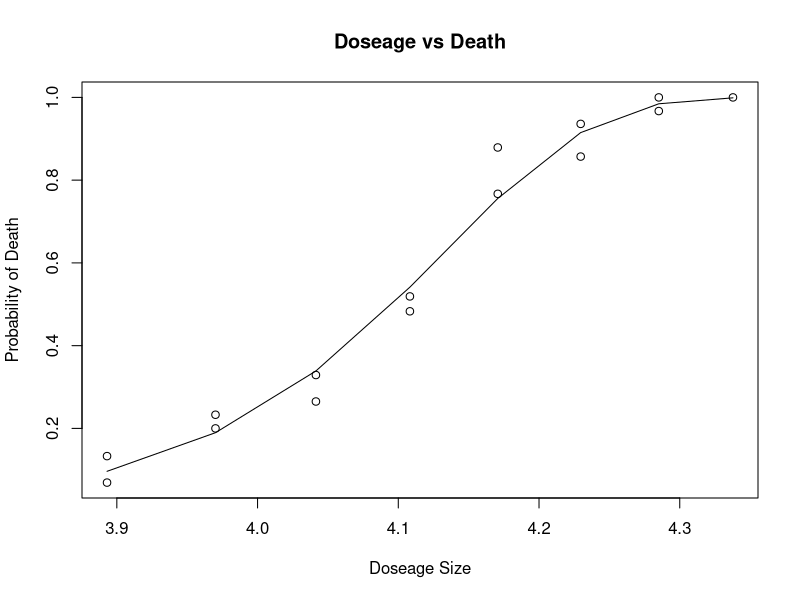
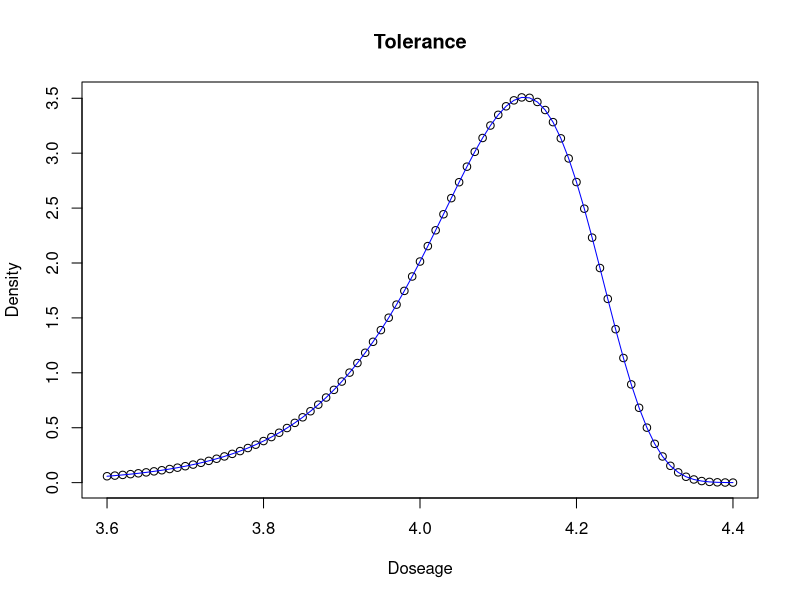
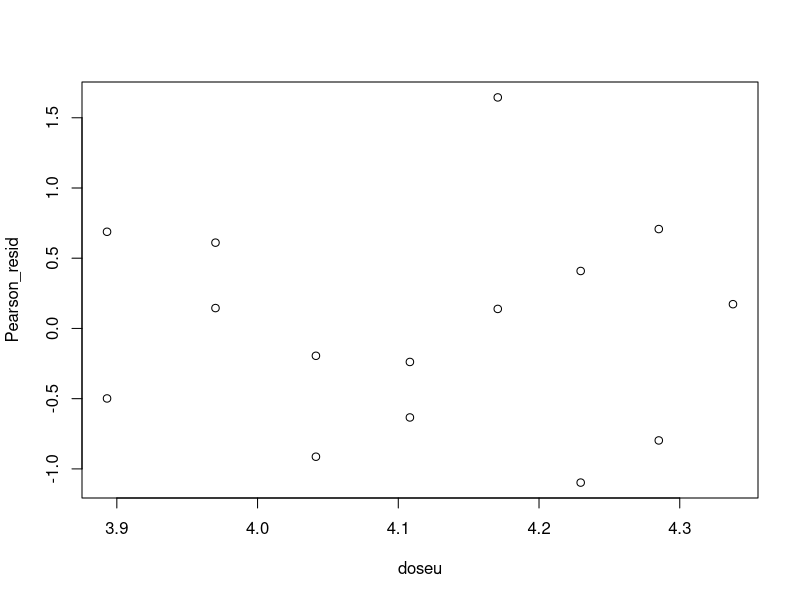

R code for these plots, in order:
## ---- chunk 1
knitr::opts_chunk$set(echo = FALSE)
## ---- chunk 2
n1 <- c(29,30,28,27,30,31,30,29)
n2 <- c(30,30,34,29,33,28,32)
d1 <- c(49.06, 52.99, 56.91, 60.84, 64.76, 68.69, 72.61, 76.54)
d2 <- c(49.06, 52.99, 56.91, 60.84, 64.76, 68.69, 72.61)
p1 <- c(6.9, 23.3, 32.9, 51.9, 76.7, 93.6, 96.7, 100)
p2 <- c(13.3, 20, 26.5, 48.3, 87.9, 85.7, 100)
dose1 <- log(d1)
dose2 <- log(d2)
data <- (data.frame(dose1,p1, n1))
         
         names(data) <- NULL
         
dit <- data.frame(dose2, p2, n2)

         names(dit) <- NULL





  b0 <- NULL
  b1 <- NULL
  lambda <- NULL
  k <- NULL
  n <- NULL
  
loglik <- function(data, par){
  b0 <- par[1]
  b1 <- par[2]
  lambda <- .00001
  x <- data[,1]
  y <- data[,2]/100
  n <- data[,3]
  k <- b0+b1*x
  mu <- 1 - 1/(1 + lambda*exp(k))^(1/lambda)
  j <- -(n*(y * log(mu/(1-mu)) + log(1-mu)) + log(choose(n,round(y*n))))
  return(sum(j))
}
clogmod1 <- optim(c(0,0), loglik, data = data, hessian = F)


clogmod2 <- optim(c(0,0), loglik, data = dit, hessian = F)




loglik <- function(data, par){
  b0 <- par[1]
  b1 <- par[2]
  lambda <- 1
  x <- data[,1]
  y <- data[,2]/100
  n <- data[,3]
  k <- b0+b1*x
  mu <- 1 - 1/(1 + lambda*exp(k))^(1/lambda)
  j <- -(n*(y * log(mu/(1-mu)) + log(1-mu)) + log(choose(n,round(y*n))))
  return(sum(j))
}

logitmod1 <- optim(c(0,0), loglik, data = data, hessian = F)


logitmod2 <- optim(c(0,0), loglik, data = dit, hessian = F)


loglik <- function(data, par){
  b0 <- par[1]
  b1 <- par[2]
  lambda <- par[3]
  x <- data[,1]
  y <- data[,2]/100
  n <- data[,3]
  k <- b0+b1*x
  mu <- 1 - 1/(1 + lambda*exp(k))^(1/lambda)
  j <- -(n*(y * log(mu/(1-mu)) + log(1-mu)) + log(choose(n,round(y*n))))
  l <- sum(j)
  return(l)
}

jj1 <- optim(c(-40,10,.5), loglik, data = data, hessian = F)
jj1
## ---- chunk 3
jj2 <- optim(c(-40,10,.5), loglik, data = dit, hessian = F)
jj2
## ---- chunk 4
#Est vs Logit Series 1
chi1 <- -2*(jj1$value - logitmod1$value)
pchisq(chi1, 1, lower.tail = FALSE)

#Est vs Cloglog Series 1
chi1_clog <- -2*(jj1$value - clogmod1$value)
pchisq(chi1_clog, 1, lower.tail = FALSE)

#Est vs Cloglog Series 2
chi2_clog <- -2*(jj2$value - clogmod2$value)
pchisq(chi2_clog, 1, lower.tail = FALSE)


#Est vs Logit Series 2
chi2 <- -2*(jj2$value - logitmod2$value)
pchisq(chi2, 1, lower.tail = FALSE)
## ---- chunk 5
loglik <- function(data, par){
  b0 <- par[1]
  b1 <- par[2]
  lambda <- .0000001
  x <- data[,1]
  y <- data[,2]/100
  n <- data[,3]
  k <- b0+b1*x
  mu <- 1 - 1/(1 + lambda*exp(k))^(1/lambda)
  j <- -(n*(y * log(mu/(1-mu)) + log(1-mu)) + log(choose(n,round(y*n))))
  return(sum(j))
}

pu <- c(p1,p2)
doseu <- c(dose1, dose2)
nu <- c(n1, n2)

unified_data <- data.frame(doseu, pu, nu)
cloglog_unified <- optim(c(0,0), loglik, data = unified_data, hessian = T)
cloglog_unified
## ---- chunk 6
chi_unified <- -2*(clogmod2$value + clogmod1$value - cloglog_unified$value)
pchisq(chi_unified, 3, lower.tail = FALSE)

## ---- chunk 7
final_model <- glm(pu/100 ~ doseu, family = binomial(link = cloglog))
x <- unique(doseu)
quartz(title="Doseage vs Death")
plot(doseu,pu/100,xlab="Doseage Size",ylab="Probability of Death", main = 'Doseage vs Death')
lines(unique(doseu),predict(final_model,data.frame(doseu = x),type="response"))


mu <- -cloglog_unified$par[1]/cloglog_unified$par[2]
sigma <- 1/(cloglog_unified$par[2])
steps <- seq(3.6, 4.4, .01)
tolerance <- exp((steps-mu)/sigma)/(sigma*(.00001*exp((steps-mu)/sigma)+1)^(1+1/.00001))
quartz(title="Tolerance")
plot(steps, tolerance, xlab = 'Doseage', ylab = 'Density', main = 'Tolerance')
lines(steps, tolerance, col = 'blue')
## ---- chunk 8
attach(unified_data)
pred <- predict(final_model,data.frame(doseu ),type="response")
Pearson_resid <- (((round(nu*pu/100)-nu*pred)/sqrt(nu*pred*(1-pred))))
plot(doseu, Pearson_resid)
Pearson_resid_test <- sum(((round(nu*pu/100)-nu*pred)^2/(nu*pred)))
1-pchisq(Pearson_resid_test, 3)
